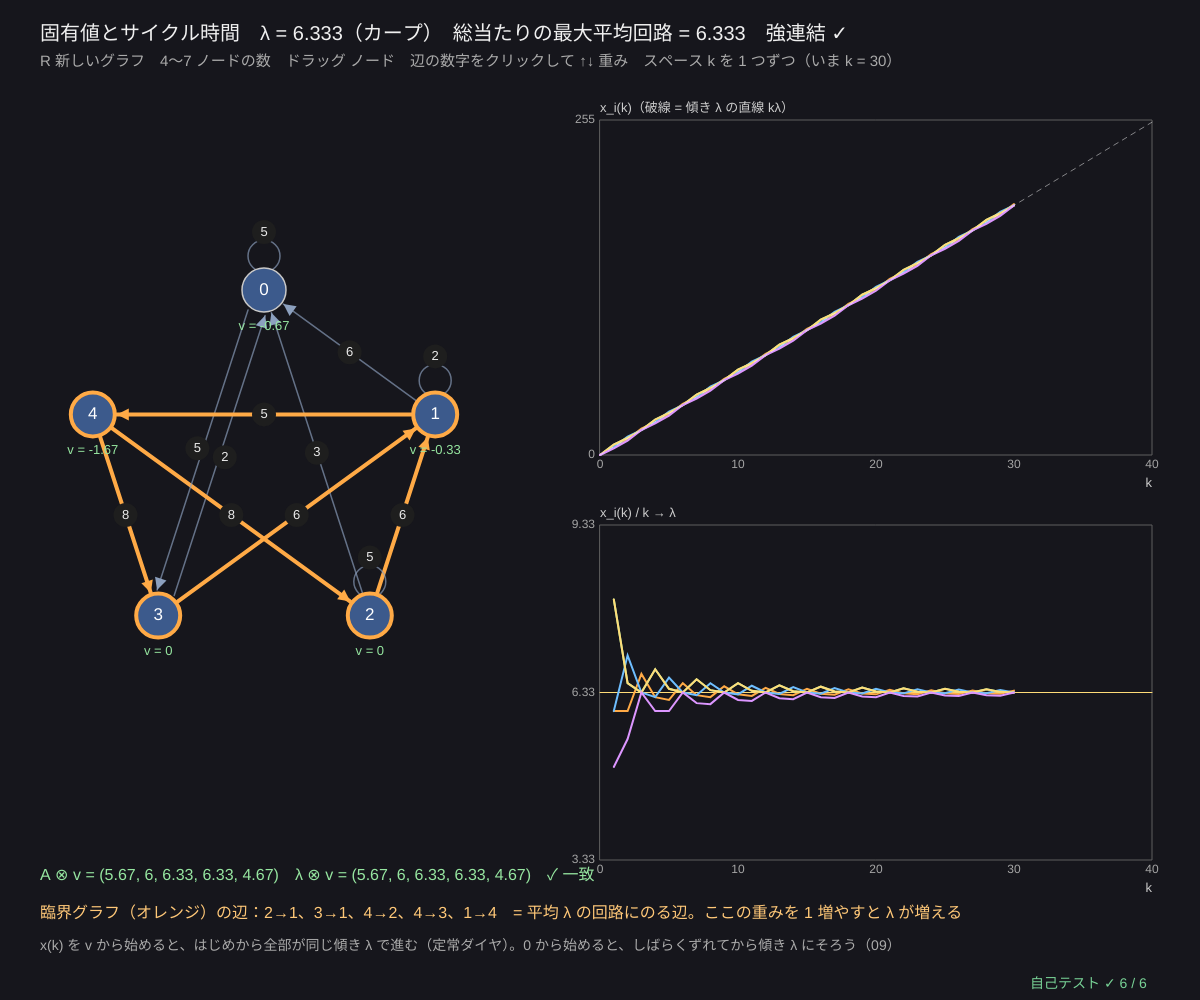
Frame 1 (no input)
Frame 60 (no input): identical to frame 1, image omitted
Frame 120 (the mouse pressed at the canvas centre since frame 60): identical to frame 1, image omitted

The p5.js sketch that drew this single still picture (run headless with seeded random() and noise() and a simulated clock; from frame 60 on, the mouse is pressed at the canvas centre):

// p5.js sketch
// ── sketch.js
// ============================================
// 08 固有値とサイクル時間 ─ A ⊗ v = λ ⊗ v。λ = 「いちばん遅い回路の 1 本あたりの平均」（最大平均回路）
// a_ij = 事象 j が起きてから i が起きるまでの時間（辺 j → i）。x(k+1) = A ⊗ x(k) は、やがて 1 周期に λ ずつ進む
//   λ はカープのアルゴリズム（D_k = ちょうど k 本の道の最大）で、全部の回路を調べなくても計算できる
//   臨界グラフ（オレンジ）= 平均 λ の回路の辺。固有ベクトル v = (A − λ)* の臨界ノードの列 → 「定常ダイヤ」
//   グラフは必ず強連結（ハミルトン閉路を入れてある）。強連結でないと λ が場所ごとにちがうことがある
// R 新しいグラフ / 4〜7 ノードの数 / ノードをドラッグ / 辺の数字をクリックして ↑↓ 重み / スペース x(k) を 1 つずつ
// ============================================

let nN = 5, matA = null, pos = [], info = null, selArc = null, dragN = -1, kShow = 30, seedG = 8;   // ★ nN = ノードの数

function setup() { createCanvas(windowWidth, windowHeight); textWrap(CHAR); selfTest(); newGraph(); }
function newGraph() {
  seedRng(seedG); matA = randomIrreducible(nN, 0.25, 1, 9);
  pos = Array.from({ length: nN }, (_, i) => ({ x: width * 0.22 + 180 * Math.cos((TWO_PI * i) / nN - HALF_PI), y: height * 0.47 + 180 * Math.sin((TWO_PI * i) / nN - HALF_PI) }));
  analyse();
}
// ★ 固有値・臨界グラフ・固有ベクトル・x(k) をまとめて計算
function analyse() {
  let lam = karp(matA), ci = criticalInfo(matA, lam), xs = [new Array(nN).fill(0)];
  for (let k = 1; k <= 40; k++) xs.push(mpMatVec(matA, xs[k - 1]));
  info = { lam, ci, xs, Av: mpMatVec(matA, ci.vec), brute: bruteMaxMean(matA), irr: isIrreducible(matA) };
}

function draw() {
  background(22, 22, 28);
  let lam = info.lam, crit = (j, i) => info.ci.arcs.some(([a, b]) => a === j && b === i);
  // ---- グラフ（辺 j → i の重み a_ij）
  for (let i = 0; i < nN; i++) for (let j = 0; j < nN; j++) {
    if (matA[i][j] === NEG_INF) continue;
    let c = crit(j, i), s = selArc && selArc[0] === i && selArc[1] === j, lp;
    stroke(c ? color(255, 170, 70) : color(140, 160, 190, 170)); fill(c ? color(255, 170, 70) : color(140, 160, 190)); strokeWeight(c ? 4 : 1.5);
    if (i === j) { noFill(); circle(pos[i].x, pos[i].y - 34, 32); lp = [pos[i].x, pos[i].y - 58]; }
    else lp = arrowTo(pos[j].x, pos[j].y, pos[i].x, pos[i].y, 24, matA[j][i] !== NEG_INF ? 9 : 0);
    noStroke(); fill(s ? color(255, 220, 120) : 30); circle(lp[0], lp[1], 24); fill(s ? 20 : 235); textSize(13); textAlign(CENTER, CENTER); text(matA[i][j], lp[0], lp[1]);
  }
  for (let i = 0; i < nN; i++) {
    let cn = info.ci.nodes.includes(i);
    stroke(cn ? color(255, 170, 70) : 200); strokeWeight(cn ? 4 : 1.5); fill(60, 90, 140); circle(pos[i].x, pos[i].y, 44);
    noStroke(); fill(255); textSize(17); textAlign(CENTER, CENTER); text(i, pos[i].x, pos[i].y);
    fill(150, 230, 160); textSize(13); text('v = ' + mpFmt(info.ci.vec[i], 2), pos[i].x, pos[i].y + 36);
  }
  // ---- x(k) のグラフ
  let xs = info.xs, cols = [[255, 170, 70], [110, 190, 255], [150, 230, 160], [255, 220, 120], [220, 150, 255], [255, 130, 150], [180, 180, 180]];
  let gx = width * 0.5, gw = width * 0.46;
  let g1 = { x: gx, y: 120, w: gw, h: (height - 330) / 2, x0: 0, x1: 40, y0: 0, y1: Math.max(1, Math.max(...xs[40])) };
  plotAxes(g1, 'k', 'x_i(k)（破線 = 傾き λ の直線 kλ）', [0, 10, 20, 30, 40], [0, Math.round(g1.y1)]);
  for (let i = 0; i < nN; i++) { stroke(...cols[i]); strokeWeight(2); polyline(xs.slice(0, kShow + 1).map((x, k) => [gX(g1, k), gY(g1, x[i])])); }
  stroke(255, 255, 255, 120); strokeWeight(1); drawingContext.setLineDash([5, 5]); line(gX(g1, 0), gY(g1, 0), gX(g1, 40), gY(g1, 40 * lam)); drawingContext.setLineDash([]);
  let g2 = { x: gx, y: g1.y + g1.h + 70, w: gw, h: g1.h, x0: 0, x1: 40, y0: lam - 3, y1: lam + 3 };
  plotAxes(g2, 'k', 'x_i(k) / k → λ', [0, 10, 20, 30, 40], [lam - 3, lam, lam + 3].map((v) => +v.toFixed(2)));
  stroke(255, 220, 120); line(g2.x, gY(g2, lam), g2.x + g2.w, gY(g2, lam));
  for (let i = 0; i < nN; i++) { stroke(...cols[i]); strokeWeight(2); polyline(xs.slice(1, kShow + 1).map((x, k) => [gX(g2, k + 1), gY(g2, x[i] / (k + 1))])); }
  // ---- 文字
  textAlign(LEFT, BASELINE); noStroke(); fill(240); textSize(20);
  text('固有値とサイクル時間　λ = ' + mpFmt(lam, 3) + '（カープ）　総当たりの最大平均回路 = ' + mpFmt(info.brute, 3) + (info.irr ? '　強連結 ✓' : '　強連結でない！'), 40, 40);
  fill(170); textSize(15); text('R 新しいグラフ　4〜7 ノードの数　ドラッグ ノード　辺の数字をクリックして ↑↓ 重み　スペース k を 1 つずつ（いま k = ' + kShow + '）', 40, 66);
  let y0 = height - 120;
  fill(150, 230, 160); textSize(16);
  text('A ⊗ v = (' + info.Av.map((v) => mpFmt(v, 2)).join(', ') + ')　λ ⊗ v = (' + info.ci.vec.map((v) => mpFmt(mpMul(v, lam), 2)).join(', ') + ')' + (mpVecEq(info.Av, info.ci.vec.map((v) => v + lam), 1e-7) ? '　✓ 一致' : ''), 40, y0);
  fill(255, 200, 120);
  text('臨界グラフ（オレンジ）の辺：' + info.ci.arcs.map(([j, i]) => j + '→' + i).join('、') + '　= 平均 λ の回路にのる辺。ここの重みを 1 増やすと λ が増える', 40, y0 + 26, width - 80);
  fill(170); textSize(14);
  text('x(k) を v から始めると、はじめから全部が同じ傾き λ で進む（定常ダイヤ）。0 から始めると、しばらくずれてから傾き λ にそろう（09）', 40, y0 + 70);
  drawSelfTest(width - 170, height - 12);
}

function labelAt(x, y) {
  for (let i = 0; i < nN; i++) for (let j = 0; j < nN; j++) {
    if (matA[i][j] === NEG_INF) continue;
    let p = i === j ? [pos[i].x, pos[i].y - 58] : null;
    if (!p) { let dx = pos[i].x - pos[j].x, dy = pos[i].y - pos[j].y, L = Math.hypot(dx, dy) || 1, b = matA[j][i] !== NEG_INF ? 9 : 0; p = [(pos[i].x + pos[j].x) / 2 - (dy / L) * b * 1.6, (pos[i].y + pos[j].y) / 2 + (dx / L) * b * 1.6]; }
    if (Math.hypot(x - p[0], y - p[1]) < 13) return [i, j];
  }
  return null;
}
function mousePressed() { let l = labelAt(mouseX, mouseY); if (l) { selArc = l; return; } dragN = -1; for (let i = 0; i < nN; i++) if (Math.hypot(mouseX - pos[i].x, mouseY - pos[i].y) < 22) dragN = i; }
function mouseDragged() { if (dragN >= 0) { pos[dragN].x = mouseX; pos[dragN].y = mouseY; } }
function mouseReleased() { dragN = -1; }
function keyPressed() {
  if (key === 'r' || key === 'R') { seedG++; selArc = null; newGraph(); }
  for (let k = 4; k <= 7; k++) if (key === String(k)) { nN = k; selArc = null; newGraph(); }
  if (selArc && (key === UP_ARROW || key === DOWN_ARROW)) { let [i, j] = selArc; matA[i][j] = clampv(matA[i][j] + (key === UP_ARROW ? 1 : -1), 0, 15); analyse(); }
  if (key === ' ') kShow = kShow >= 40 ? 1 : kShow + 1;
  return false;
}

// ---- 自己テスト
function selfTest() {
  selfTestResults = [];
  seedRng(80);
  let okK = true, okV = true, okC = true, okP = true, okL = true;
  for (let t = 0; t < 40; t++) {
    let n = 3 + (t % 5), A = randomIrreducible(n, 0.3, 1, 9), lam = karp(A), ci = criticalInfo(A, lam), cyc = allCycles(A);
    if (!isIrreducible(A) || Math.abs(lam - bruteMaxMean(A)) > 1e-9) okK = false;
    if (!ci.vec.every(isFinite) || !mpVecEq(mpMatVec(A, ci.vec), ci.vec.map((v) => v + lam), 1e-7)) okV = false;
    let onMax = []; cyc.filter((c) => Math.abs(c.mean - lam) < 1e-9).forEach((c) => c.nodes.forEach((v, q) => onMax.push(v + '>' + c.nodes[(q + 1) % c.nodes.length])));
    let critS = ci.arcs.map(([j, i]) => j + '>' + i);
    if (!(critS.every((s) => onMax.includes(s)) && onMax.every((s) => critS.includes(s)))) okC = false;
    let pp = powerPeriod(A, new Array(n).fill(0), 400, 24); if (!(pp.c > 0 && Math.abs(pp.lam - lam) < 1e-9)) okP = false;
    let xs = [new Array(n).fill(0)]; for (let k = 1; k <= 400; k++) xs.push(mpMatVec(A, xs[k - 1]));
    if (!xs[400].every((v) => Math.abs(v / 400 - lam) < 0.1)) okL = false;
  }
  check('カープの λ = 全部の単純回路の平均の最大（ランダムな強連結グラフ 40 個）', okK);
  check('固有ベクトル v（(A − λ)* の臨界の列）は有限で A ⊗ v = λ ⊗ v', okV);
  check('臨界グラフの辺 = 平均 λ の回路にのる辺（ぴったり同じ集合）', okC);
  check('べき乗法：x(k + c) = x(k) + c·λ になる（傾き = λ）', okP);
  check('x(400)/400 が λ の ±0.1 以内', okL);
  let Rd = [[2, NEG_INF], [NEG_INF, 5]];
  check('強連結でない例（2 つの離れた自己ループ）は「既約でない」と判定、λ = 5 でも x₁(k)/k → 2', !isIrreducible(Rd) && karp(Rd) === 5 && mpPow(Rd, 10)[0][0] === 20);
  reportSelfTest();
}

// ---------- やってみよう ----------
// 1. オレンジ（臨界）の辺の重みを ↑ で 1 増やすと λ はどう変わる？ オレンジでない辺なら？
// 2. R で何回かグラフを変え、λ がどの回路で決まるか予想してから確かめよう
// 3. 固有ベクトル v の差 v_i − v_j は「定常ダイヤでの i と j の時刻の差」。グラフで確かめよう
// 4. 下のグラフ x_i(k)/k は、どれくらいの k で λ にそろう？ 7 ノードでは？
// 5. 06・07 の λ も、このカープのアルゴリズムで計算している（06）

// ==================================================
// ここから下は「マックスプラスの道具」（中身は読まなくても OK。消さないでね）
// ==================================================
// ---- マックスプラスの数：ε = −∞（「ゼロ」= 起きない・制約なし）、e = 0（「いち」= 待ち時間なし）
const NEG_INF = -Infinity;
function mpAdd(a, b) { return a >= b ? a : b; }                                   // a ⊕ b = max(a, b)
function mpMul(a, b) { return a === NEG_INF || b === NEG_INF ? NEG_INF : a + b; }  // a ⊗ b = a + b（ε があれば ε。−∞ + ∞ を作らない）
function mpFmt(v, d) {                                                             // ε を「ε」と表示（−Infinity を見せない）
  if (v === NEG_INF) return 'ε';
  if (v === Infinity) return '+∞';
  if (typeof v !== 'number' || v !== v) return '?';
  let s = (+v.toFixed(d === undefined ? 1 : d)).toString();
  return s === '-0' ? '0' : s;
}
// ---- マックスプラス行列（配列の配列）。(A ⊗ B)_ij = max_k (a_ik + b_kj)
function mpMat(n, m, v) { return Array.from({ length: n }, () => new Array(m).fill(v === undefined ? NEG_INF : v)); }
function mpEye(n) { let I = mpMat(n, n); for (let i = 0; i < n; i++) I[i][i] = 0; return I; }      // 単位行列 E（対角 e = 0、他は ε）
function mpMatMul(A, B) {
  let n = A.length, m = B[0].length, q = B.length, C = mpMat(n, m);
  for (let i = 0; i < n; i++) for (let k = 0; k < q; k++) {
    let a = A[i][k]; if (a === NEG_INF) continue;
    for (let j = 0; j < m; j++) { let b = B[k][j]; if (b !== NEG_INF && a + b > C[i][j]) C[i][j] = a + b; }
  }
  return C;
}
function mpMatAdd(A, B) { return A.map((r, i) => r.map((v, j) => mpAdd(v, B[i][j]))); }
function mpMatVec(A, x) { return A.map((r) => { let s = NEG_INF; for (let j = 0; j < r.length; j++) s = mpAdd(s, mpMul(r[j], x[j])); return s; }); }
function mpPow(A, k) { let P = mpEye(A.length); for (let t = 0; t < k; t++) P = mpMatMul(P, A); return P; }
// A* = E ⊕ A ⊕ A² ⊕ … ⊕ A^(n−1)。正の回路があると A* は発散する → positive = true（tol は計算誤差のゆとり）
function mpStar(A, tol) {
  let n = A.length, St = mpMatAdd(mpEye(n), A), P = A, plus = A.map((r) => r.slice());
  for (let k = 2; k <= n; k++) { P = mpMatMul(P, A); plus = mpMatAdd(plus, P); if (k < n) St = mpMatAdd(St, P); }
  let positive = false; for (let i = 0; i < n; i++) if (plus[i][i] > (tol === undefined ? 1e-9 : tol)) positive = true;
  return { star: St, positive };
}
// 残余（いちばん大きい劣解）：A ⊗ x ≤ b を満たす最大の x。x_j = min_i (b_i − a_ij)（a_ij = ε の行は制約なし）
function mpResid(A, b) {
  let m = A[0].length, x = new Array(m).fill(Infinity);
  for (let j = 0; j < m; j++) for (let i = 0; i < A.length; i++) {
    if (A[i][j] === NEG_INF) continue;
    let v = b[i] === NEG_INF ? NEG_INF : b[i] - A[i][j];
    if (v < x[j]) x[j] = v;
  }
  return x;                            // どの行にも関係しない列は +∞（いくら遅くてもよい）
}
function mpVecLeq(u, v, tol) { return u.every((a, i) => a === NEG_INF || a <= v[i] + (tol || 1e-9)); }
function mpVecEq(u, v, tol) { return u.every((a, i) => (a === NEG_INF && v[i] === NEG_INF) || (a !== NEG_INF && v[i] !== NEG_INF && Math.abs(a - v[i]) <= (tol || 1e-9))); }
// ---- 固有値・臨界グラフ・周期（約束：a_ij = 「j が起きてから i が起きるまで」= 辺 j → i の重み、x(k+1) = A ⊗ x(k)）
// カープのアルゴリズム：D_k(v) = ちょうど k 本の辺で v に着く最大重み。λ = max_v min_k (D_n(v) − D_k(v)) / (n − k)
function karp(A) {
  let n = A.length, D = [new Array(n).fill(0)];
  for (let k = 1; k <= n; k++) D.push(mpMatVec(A, D[k - 1]));
  let lam = NEG_INF;
  for (let v = 0; v < n; v++) {
    if (D[n][v] === NEG_INF) continue;
    let m = Infinity;
    for (let k = 0; k < n; k++) if (D[k][v] !== NEG_INF) m = Math.min(m, (D[n][v] - D[k][v]) / (n - k));
    if (m < Infinity) lam = Math.max(lam, m);
  }
  return lam;
}
// 全部の単純な回路（小さいグラフ用の答え合わせ）。nodes は辺の向きの順
function allCycles(A) {
  let n = A.length, out = [];
  let dfs = (s, v, path, w) => {
    for (let u = s; u < n; u++) {
      if (A[u][v] === NEG_INF) continue;
      if (u === s) out.push({ nodes: path.slice(), w: w + A[u][v], mean: (w + A[u][v]) / path.length });
      else if (!path.includes(u)) dfs(s, u, path.concat([u]), w + A[u][v]);
    }
  };
  for (let s = 0; s < n; s++) dfs(s, s, [s], 0);
  return out;
}
function bruteMaxMean(A) { return allCycles(A).reduce((m, c) => Math.max(m, c.mean), NEG_INF); }
function isIrreducible(A) {            // どのノードからどのノードへも行ける（強連結）
  let n = A.length, reach = (fwd) => { let seen = [0], st = [0]; while (st.length) { let v = st.pop(); for (let u = 0; u < n; u++) if ((fwd ? A[u][v] : A[v][u]) !== NEG_INF && !seen.includes(u)) { seen.push(u); st.push(u); } } return seen.length === n; };
  return n > 0 && reach(true) && reach(false);
}
function mpShift(A, lam) { return A.map((r) => r.map((v) => (v === NEG_INF ? NEG_INF : v - lam))); }   // A − λ
// 臨界グラフ：平均 λ の回路にのる辺とノード。固有ベクトル v = (A − λ)* の臨界ノード c の列
function criticalInfo(A, lam) {
  let n = A.length, B = mpShift(A, lam), Bs = mpStar(B, 1e-7).star, tol = 1e-7, nodes = [], arcs = [];
  for (let i = 0; i < n; i++) for (let j = 0; j < n; j++) if (B[i][j] !== NEG_INF && Bs[j][i] !== NEG_INF && Math.abs(B[i][j] + Bs[j][i]) < tol) arcs.push([j, i]);
  for (let [j, i] of arcs) { if (!nodes.includes(j)) nodes.push(j); if (!nodes.includes(i)) nodes.push(i); }
  nodes.sort((a, b) => a - b);
  let vec = null;
  if (nodes.length) { let c = nodes[0]; vec = Bs.map((r) => r[c]); let mx = Math.max(...vec); vec = vec.map((v) => (v === NEG_INF ? NEG_INF : v - mx)); }
  return { nodes, arcs, vec, star: Bs };
}
// べき乗法：x(k+1) = A ⊗ x(k) を回し、はじめて x(k0 + c) = c·λ ⊗ x(k0) になる (k0, c) を探す
function powerPeriod(A, x0, kmax, cmax) {
  let xs = [x0.slice()];
  for (let k = 1; k <= kmax; k++) {
    xs.push(mpMatVec(A, xs[k - 1]));
    for (let c = 1; c <= Math.min(k, cmax || 12); c++) {
      let a = xs[k], b = xs[k - c], d = null, ok = true;
      for (let i = 0; i < a.length && ok; i++) {
        if (a[i] === NEG_INF || b[i] === NEG_INF) { ok = a[i] === b[i]; continue; }
        let di = a[i] - b[i]; if (d === null) d = di; else if (Math.abs(di - d) > 1e-9) ok = false;
      }
      if (ok && d !== null) return { k0: k - c, c, lam: d / c, xs };
    }
  }
  return { k0: -1, c: 0, lam: NaN, xs };
}
// 強連結なランダムグラフ：ハミルトン閉路（全ノードを 1 周）を必ず入れる
function randomIrreducible(n, p, wmin, wmax) {
  let A = mpMat(n, n), perm = Array.from({ length: n }, (_, i) => i);
  for (let i = n - 1; i > 0; i--) { let j = Math.floor(rnd() * (i + 1)); [perm[i], perm[j]] = [perm[j], perm[i]]; }
  for (let k = 0; k < n; k++) A[perm[(k + 1) % n]][perm[k]] = rndInt(wmin, wmax);
  for (let i = 0; i < n; i++) for (let j = 0; j < n; j++) if (A[i][j] === NEG_INF && rnd() < p) A[i][j] = rndInt(wmin, wmax);
  return A;
}
// ---- 種つきの乱数（同じ種なら毎回同じ列）
let rngState = 1;
function seedRng(s) { rngState = (s >>> 0) || 1; }
function rnd() {                       // 0〜1 の一様乱数（mulberry32）
  rngState = (rngState + 0x6d2b79f5) >>> 0;
  let t = rngState;
  t = Math.imul(t ^ (t >>> 15), t | 1);
  t ^= t + Math.imul(t ^ (t >>> 7), t | 61);
  return ((t ^ (t >>> 14)) >>> 0) / 4294967296;
}
function rndInt(a, b) { return a + Math.floor(rnd() * (b - a + 1)); }
// ---- グラフと図の道具：g = { x, y, w, h, x0, x1, y0, y1 }
function clampv(v, a, b) { return v < a ? a : v > b ? b : v; }
function gX(g, v) { return g.x + clampv((v - g.x0) / (g.x1 - g.x0), -0.02, 1.02) * g.w; }
function gY(g, v) { return g.y + g.h - clampv((v - g.y0) / (g.y1 - g.y0), -0.02, 1.02) * g.h; }
function plotAxes(g, xl, yl, xt, yt) {
  stroke(95); strokeWeight(1); noFill(); rect(g.x, g.y, g.w, g.h);
  noStroke(); fill(165); textSize(12); textAlign(CENTER, TOP);
  for (let v of xt) text(+v.toPrecision(3), gX(g, v), g.y + g.h + 4);
  textAlign(RIGHT, CENTER);
  for (let v of yt) text(+v.toPrecision(3), g.x - 5, gY(g, v));
  textAlign(LEFT, BASELINE); fill(205); textSize(13);
  text(xl, g.x + g.w - textWidth(xl), g.y + g.h + 32); text(yl, g.x, g.y - 8);
}
function polyline(pts) {               // 点が 2 つ以上あるときだけ折れ線を描く
  if (pts.length < 2) return;
  noFill(); beginShape(); for (let p of pts) vertex(p[0], p[1]); endShape();
}
// ---- 矢印（ノードの半径 r の手前で止める）。bend で少し曲げる（往復の辺を分ける）
function arrowTo(x1, y1, x2, y2, r, bend) {
  let dx = x2 - x1, dy = y2 - y1, L = Math.hypot(dx, dy) || 1, ux = dx / L, uy = dy / L, ox = -uy * (bend || 0), oy = ux * (bend || 0);
  let ax = x1 + ux * r + ox, ay = y1 + uy * r + oy, bx = x2 - ux * r + ox, by = y2 - uy * r + oy;
  line(ax, ay, bx, by);
  let hx = bx - ux * 12, hy = by - uy * 12;
  noStroke(); triangle(bx, by, hx - uy * 6, hy + ux * 6, hx + uy * 6, hy - ux * 6);
  return [(ax + bx) / 2 + ox * 0.6, (ay + by) / 2 + oy * 0.6];
}
// ---- 自己テストの道具
let selfTestResults = [];
function check(name, cond) { selfTestResults.push({ name, ok: !!cond }); }
function near(a, b, tol) { return a !== null && a !== undefined && isFinite(a) && Math.abs(a - b) <= (tol === undefined ? 1e-9 : tol); }
function noNaN(v) { return Array.isArray(v) ? v.every(noNaN) : !(typeof v === 'number' && v !== v); }
function reportSelfTest() { for (let r of selfTestResults) (r.ok ? console.log : console.error)((r.ok ? '✓ ' : '✗ ') + r.name); }
function selfTestLine() { let n = selfTestResults.filter((r) => r.ok).length; return '自己テスト ' + (n === selfTestResults.length ? '✓ ' : '✗ ') + n + ' / ' + selfTestResults.length; }
function drawSelfTest(x, y) { noStroke(); fill(selfTestResults.every((r) => r.ok) ? color(120, 210, 150) : color(255, 90, 90)); textSize(14); textAlign(LEFT, BASELINE); text(selfTestLine(), x, y); }
